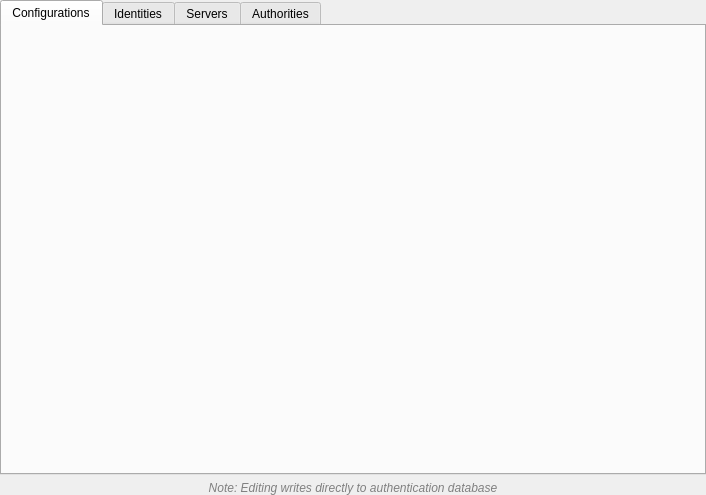
<?xml version="1.0" encoding="UTF-8"?>
<ui version="4.0">
 <class>QgsAuthEditors</class>
 <widget class="QWidget" name="QgsAuthEditors">
  <property name="geometry">
   <rect>
    <x>0</x>
    <y>0</y>
    <width>706</width>
    <height>495</height>
   </rect>
  </property>
  <property name="windowTitle">
   <string>Authentication Editors</string>
  </property>
  <layout class="QVBoxLayout" name="verticalLayout">
   <property name="spacing">
    <number>6</number>
   </property>
   <property name="leftMargin">
    <number>0</number>
   </property>
   <property name="topMargin">
    <number>0</number>
   </property>
   <property name="rightMargin">
    <number>0</number>
   </property>
   <property name="bottomMargin">
    <number>0</number>
   </property>
   <item>
    <widget class="QTabWidget" name="tabWidget">
     <property name="currentIndex">
      <number>0</number>
     </property>
     <widget class="QWidget" name="tabConfigs">
      <attribute name="title">
       <string>Configurations</string>
      </attribute>
      <layout class="QVBoxLayout" name="verticalLayout_3">
       <property name="leftMargin">
        <number>6</number>
       </property>
       <property name="rightMargin">
        <number>6</number>
       </property>
       <property name="bottomMargin">
        <number>6</number>
       </property>
       <item>
        <widget class="QgsAuthConfigEditor" name="wdgtConfigEditor" native="true"/>
       </item>
      </layout>
     </widget>
     <widget class="QWidget" name="tabIdentities">
      <attribute name="title">
       <string>Identities</string>
      </attribute>
      <layout class="QVBoxLayout" name="verticalLayout_2">
       <property name="leftMargin">
        <number>6</number>
       </property>
       <property name="rightMargin">
        <number>6</number>
       </property>
       <property name="bottomMargin">
        <number>6</number>
       </property>
       <item>
        <widget class="QgsAuthIdentitiesEditor" name="wdgtIdentitiesEditor" native="true"/>
       </item>
      </layout>
     </widget>
     <widget class="QWidget" name="tabServers">
      <attribute name="title">
       <string>Servers</string>
      </attribute>
      <layout class="QVBoxLayout" name="verticalLayout_4">
       <property name="leftMargin">
        <number>6</number>
       </property>
       <property name="rightMargin">
        <number>6</number>
       </property>
       <property name="bottomMargin">
        <number>6</number>
       </property>
       <item>
        <widget class="QgsAuthServersEditor" name="wdgtServersEditor" native="true"/>
       </item>
      </layout>
     </widget>
     <widget class="QWidget" name="tabAuthorities">
      <attribute name="title">
       <string>Authorities</string>
      </attribute>
      <layout class="QVBoxLayout" name="verticalLayout_5">
       <property name="leftMargin">
        <number>6</number>
       </property>
       <property name="rightMargin">
        <number>6</number>
       </property>
       <property name="bottomMargin">
        <number>6</number>
       </property>
       <item>
        <widget class="QgsAuthAuthoritiesEditor" name="wdgtAuthoritiesEditor" native="true"/>
       </item>
      </layout>
     </widget>
    </widget>
   </item>
   <item>
    <widget class="QLabel" name="lblNote">
     <property name="font">
      <font>
       <italic>true</italic>
      </font>
     </property>
     <property name="styleSheet">
      <string notr="true">color: rgb(128, 128, 128);</string>
     </property>
     <property name="text">
      <string>Note: Editing writes directly to authentication database</string>
     </property>
     <property name="alignment">
      <set>Qt::AlignCenter</set>
     </property>
    </widget>
   </item>
  </layout>
 </widget>
 <customwidgets>
  <customwidget>
   <class>QgsAuthConfigEditor</class>
   <extends>QWidget</extends>
   <header>qgsauthenticationconfigeditor.h</header>
   <container>1</container>
  </customwidget>
  <customwidget>
   <class>QgsAuthIdentitiesEditor</class>
   <extends>QWidget</extends>
   <header>qgsauthenticationidentitieseditor.h</header>
   <container>1</container>
  </customwidget>
  <customwidget>
   <class>QgsAuthServersEditor</class>
   <extends>QWidget</extends>
   <header>qgsauthenticationserverseditor.h</header>
   <container>1</container>
  </customwidget>
  <customwidget>
   <class>QgsAuthAuthoritiesEditor</class>
   <extends>QWidget</extends>
   <header>qgsauthenticationauthoritieseditor.h</header>
   <container>1</container>
  </customwidget>
 </customwidgets>
 <resources/>
 <connections/>
</ui>
